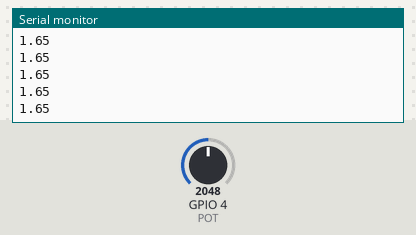
Bench run of a sketch on a simulated ESP32. Shown: the last lines printed to the serial monitor. The inputs (shaded band) are chosen by the test bench; at power-on: GPIO 4 (POT) = 2048.

Above: at 1.4 s.
1.5 s: GPIO 4 (POT) set to 2866
At 1.51 s:
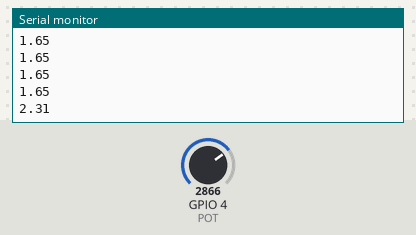
3.0 s: GPIO 4 (POT) set to 3603
At 3.01 s:
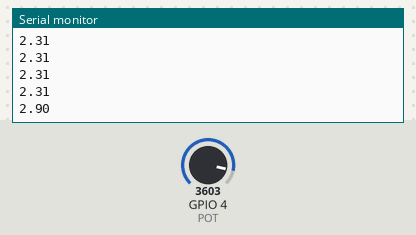
Timing chart, 0 to 6.0 s (numbered marks = the images above; inputs shaded):
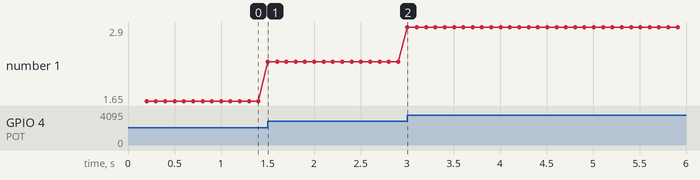

Measured:
- after the input at 1.5 s, the serial monitor: prints a new line at once (image 1)
- after the input at 3.0 s, the serial monitor: prints a new line at once (image 2)
- plotted number 1: 1.65 → 2.31 after the input at 1.5 s, 2.31 → 2.9 after the input at 3.0 s

The sketch:

ADC_1_Conversion_Fact.ino
```cpp
//ESP32 POTENCIOMETRO ADC
#define POT 4
float voltage_write = 0;
float conversion_factor = 3.3/4095.0;
void setup() {
  Serial.begin(115200);
  delay(200);
  Serial.println();
  Serial.println("Señal Analógica");
  Serial.println();
}

void loop() {
  voltage_write = analogRead(POT) * conversion_factor;
  Serial.println(voltage_write);
  delay(100);
}
```
